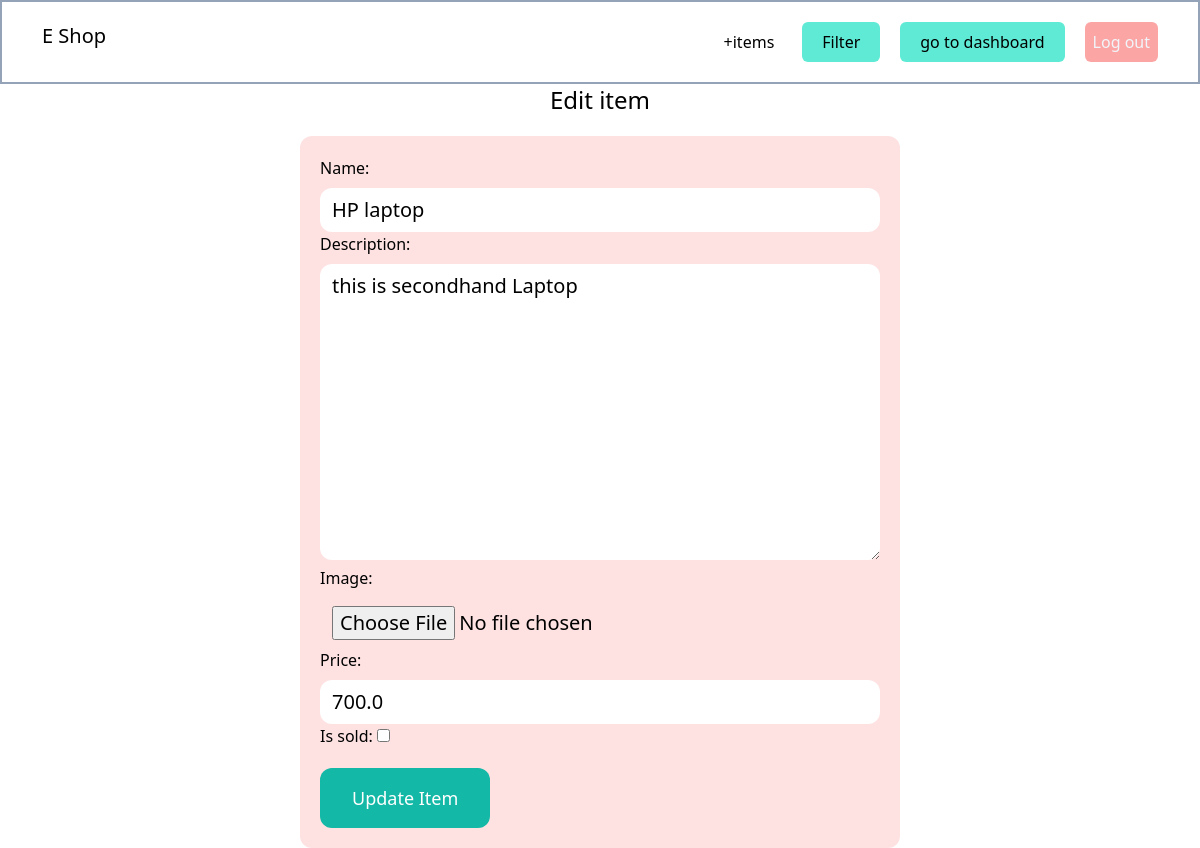
The app's page /items/5/edit/ (signed in), older data.
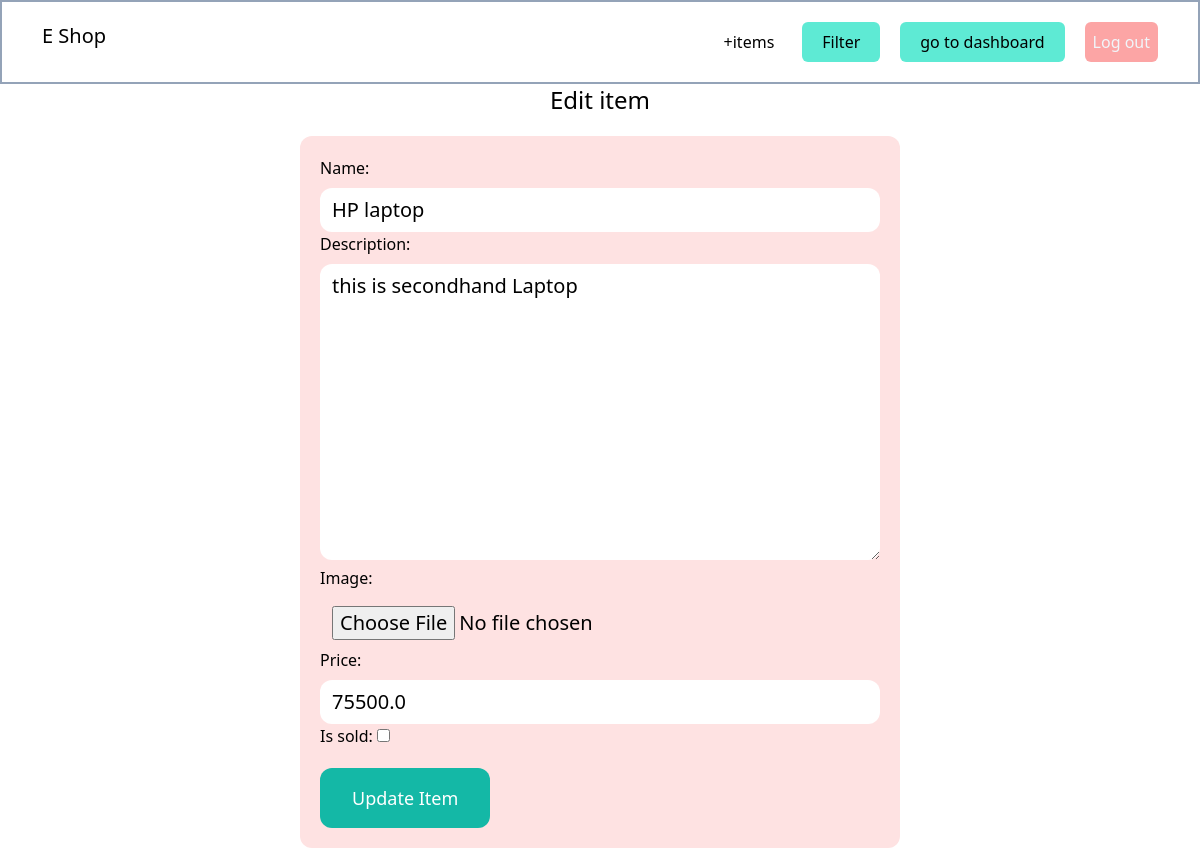
The same page, newer data.
### item/models.py (models this page shows, shortened)
class Items(models.Model):
    Name = models.CharField(max_length=200)
    category = models.ForeignKey(Category, related_name='items', on_delete=models.CASCADE)
    description = models.TextField(blank=True, null=True)
    price = models.FloatField()
    image = models.ImageField(upload_to='product_images', blank=True, null=True)
    is_sold = models.BooleanField(default=False)
    created_at = models.DateTimeField(auto_now_add=True)
    created_by = models.ForeignKey(User, related_name = 'items', on_delete=models.CASCADE)
    class Meta:
        ordering = ['Name']
        verbose_name_plural = 'Items'

### item/views.py (the view)
# urls.py: path('<int:pk>/edit/', views.edit, name='edit'),
@login_required
def edit(request, pk):
    item = get_object_or_404(Items, pk=pk, created_by=request.user)
    if request.method == 'POST':
        form = EditItemForm(request.POST, request.FILES,instance=item)
        if form.is_valid():
            item.save()
            return redirect('item:detail', pk=item.id)
    else:
        form = EditItemForm(instance=item)
    return render(request, 'item/form.html', {
        'form': form,
        'title':'Edit item'
        })

### item/forms.py
class EditItemForm(forms.ModelForm):
    class Meta:
        model= Items
        fields = ('Name', 'description', 'image','price','is_sold')
        widgets ={
            'Name': forms.TextInput(attrs={'class':FORM_INPUT_CLASS}),
            'description': forms.Textarea(attrs={'class':FORM_INPUT_CLASS}),
            'image': forms.FileInput(attrs={'class':FORM_INPUT_CLASS}),
            'price': forms.TextInput(attrs={'class':FORM_INPUT_CLASS}),
        }

### item/templates/item/form.html (shortened to what this page needs)
{% extends 'mainapp/base.html' %}
{% block content %}
<h1 class="mb-5 text-2xl text-center">{{title}}</h1>
<form method="post" action="." enctype="multipart/form-data">
    <div class="w-1/2 mx-auto p-5 bg-red-100 rounded-xl">
        <div class="mx-auto w-full">
            {{ form.as_p }}
        </div>
        <button class="mt-5 py-4 px-8 text-lg bg-teal-500 hover:bg-teal-700 rounded-xl text-white">
            {% if form.new %}
                Create Item
            {% else %}
                Update Item
            {% endif %}
        </button>
    </div>
</form>
{% endblock%}

Row changes from the older to the newer data that the page shows:
changed Items "HP laptop": price "700.0" → "75500.0"
